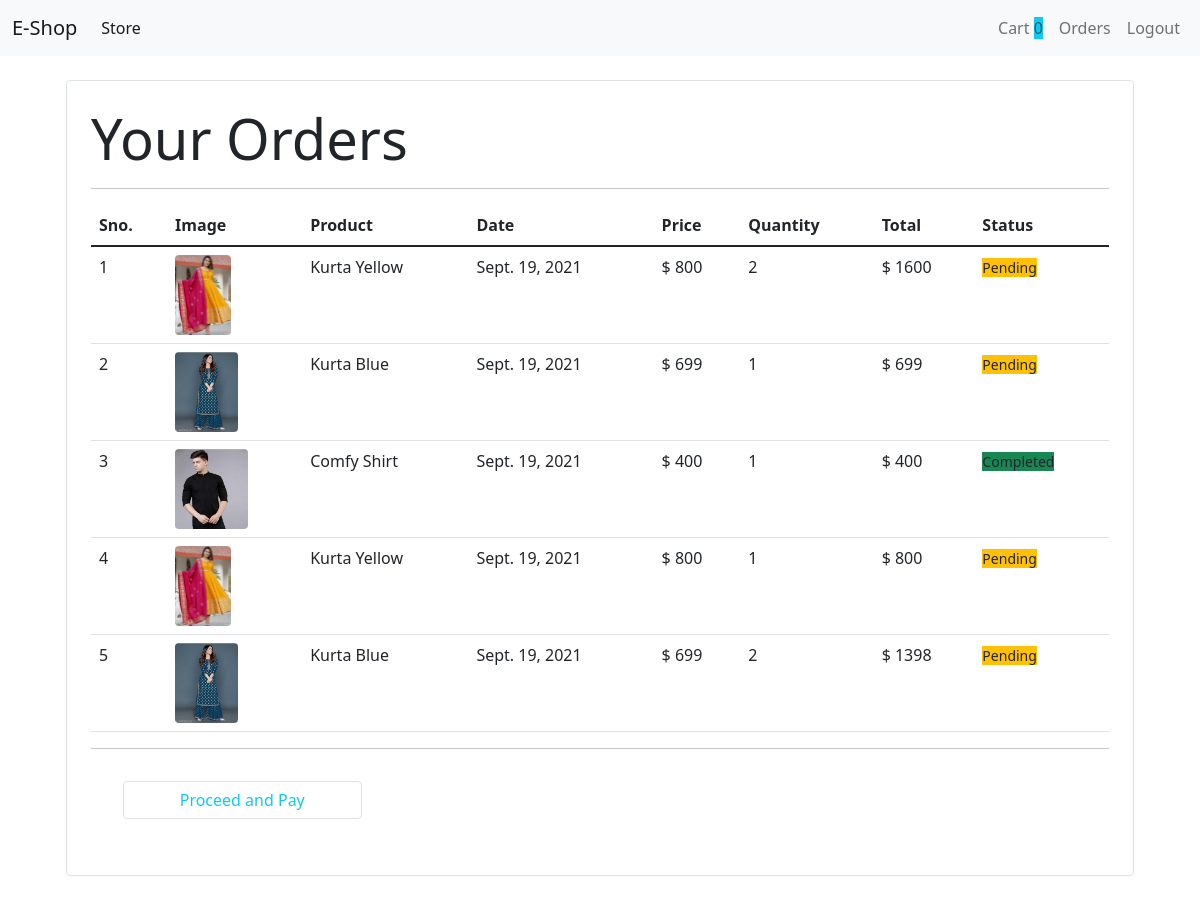
The app's page /orders (signed in) with its own data.
### store/models/orders.py (models this page shows, shortened)
class Order(models.Model):
    product = models.ForeignKey(Product, on_delete=models.CASCADE)
    customer = models.ForeignKey(Customer, on_delete=models.CASCADE)
    quantity = models.IntegerField(default=1)
    price = models.IntegerField()
    address = models.CharField(max_length=500, default='', blank=True)
    phone = models.CharField(max_length=15, default='', blank=True)
    date = models.DateField(default=datetime.datetime.today)
    status = models.BooleanField(default=False)
    @staticmethod
    def get_orders_by_customer(customer_id):
        return Order\
            .objects\
            .filter(customer=customer_id)\
            .order_by('-date')

### store/models/product.py (models this page shows, shortened)
class Product(models.Model):
    name = models.CharField(max_length=100)
    price = models.IntegerField(default=0)
    category = models.ForeignKey(Category, on_delete=models.CASCADE, default=1)
    description = models.CharField(max_length=200 , default='', null=True, blank=True)
    image = models.ImageField(upload_to='uploads/products/')

### store/middlewares/auth.py (the view)
    def middleware(request):
        print(request.session.get('customer'))
        returnUrl = request.META['PATH_INFO']
        if not request.session.get('customer'):
           return redirect(f'login?return_url={returnUrl}')
        response = get_response(request)
        return response

### store/templatetags/custom_filter.py (called while the page is built)
@register.filter(name='currency')
def currency(number):
    return " $ "+str(number)

@register.filter(name='multiply')
def multiply(number , number1):
    return number * number1

### store/views/orders.py (called while the page is built)
    def get(self,request):
        customer = request.session.get('customer')
        orders = Order.get_orders_by_customer(customer)
        print(orders)
        return render(request,'orders.html',{'orders':orders})

### store/templates/orders.html
{% extends 'base.html' %}
{% block content %}
{% load cart %}
{% load custom_filter %}
<div class="container">
   <div class="border rounded p-4 m-4">
        <p class="display-4 pl-4 ml-4">Your Orders</p>
        <hr>
        <table class="table">
            <thead>
                <tr>
                    <th>Sno.</th>
                    <th>Image</th>
                    <th>Product</th>
                    <th>Date</th>
                    <th>Price</th>
                    <th>Quantity</th>
                    <th>Total</th>
                    <th>Status</th>
                </tr>
            </thead>
            <tbody>
                {% for order in orders %}
                <tr>
                    <td>{{forloop.counter}}</td>
                    <td><img style="height:80px" class="rounded circle" src="{{order.product.image.url}}" alt=""></td>
                    <td>{{order.product.name}}</td>
                    <td>{{order.date}}</td>
                    <td>{{order.price|currency}}</td>
                    <td>{{order.quantity}}</td>
                    <td>{{order.quantity|multiply:order.price|currency}}</td>
                    {% if order.status %}
                    <td><small class="bg-success">Completed</small></td>
                    {% else  %}
                    <td><small class="bg-warning">Pending</small></td>
                    {% endif %}
                </tr>
                {% endfor %}
            </tbody>
        </table>
        <hr>
        <div class="m-3 p-3">
            <a href="{% url 'proceed' %}" class="btn btn-outline-info float-right border rounded col-lg-3">Proceed and Pay</a>
        </div>
    </div>
</div>
{% endblock %}

### records on screen
Order: product.image (picture), product.name "Kurta Yellow", date "Sept. 19, 2021", price "$ 800", quantity "2", quantity|multiply "$ 1600", status "Pending"
Order: product.image (picture), product.name "Kurta Blue", date "Sept. 19, 2021", price "$ 699", quantity "1", quantity|multiply "$ 699", status "Pending"
Order: product.image (picture), product.name "Comfy Shirt", date "Sept. 19, 2021", price "$ 400", quantity "1", quantity|multiply "$ 400", status "Completed"
Order: product.image (picture), product.name "Kurta Yellow", date "Sept. 19, 2021", price "$ 800", quantity "1", quantity|multiply "$ 800", status "Pending"
Order: product.image (picture), product.name "Kurta Blue", date "Sept. 19, 2021", price "$ 699", quantity "2", quantity|multiply "$ 1398", status "Pending"

### other values on screen
{{ request.session.cart.keys|length }} "0"
